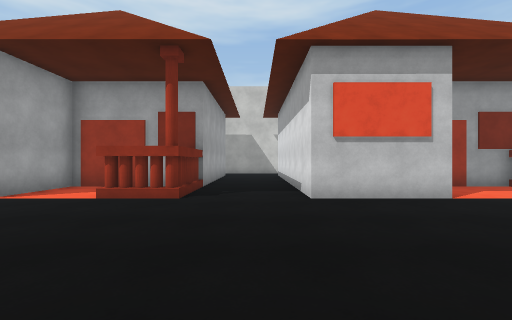
View 1 (above)

24 first-person views from a walk through a scene from a Unity 3-D project. The camera is 1.3 m above the floor, looks level and sees 90° across. The floor is counted in squares, 1.65 m on a side. Each view is taken from the middle of a square. On the plan, view 1 faces up. The plan holds only what a view shows up to about 10 squares ahead; the rest is blank. The place goes on beyond the plan. The player is left out. Surface patterns are stand-ins for the level's own textures.

View 2
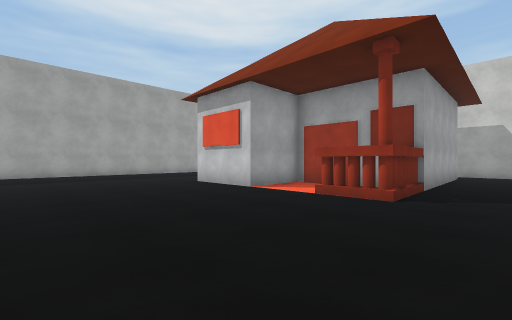

View 3
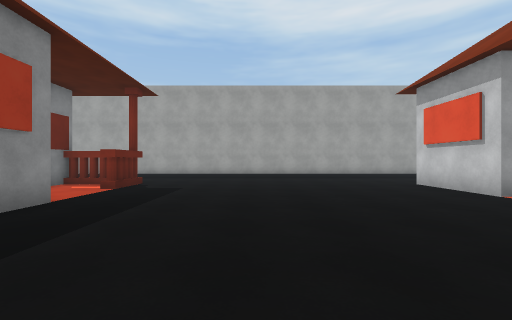

View 4
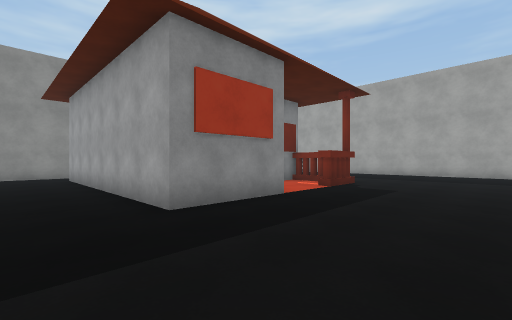

View 5
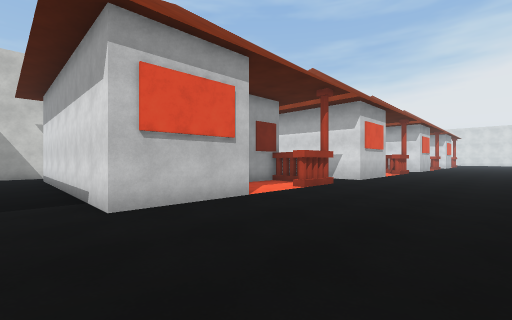

View 6
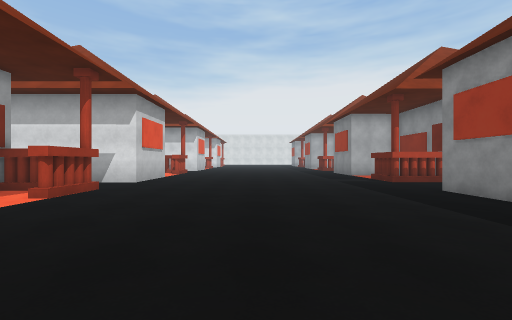

View 7
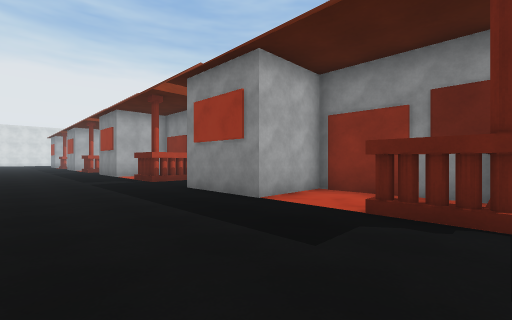

View 8
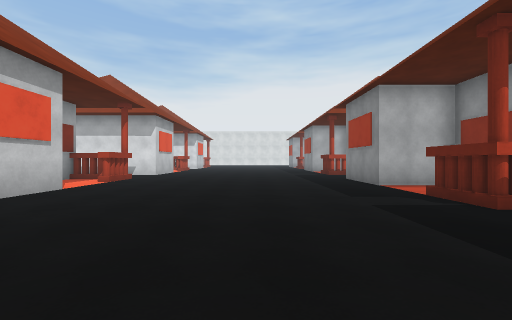

View 9
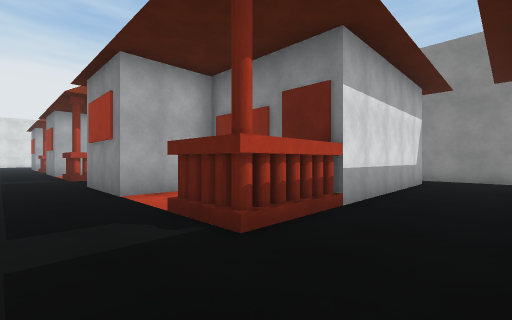

View 10
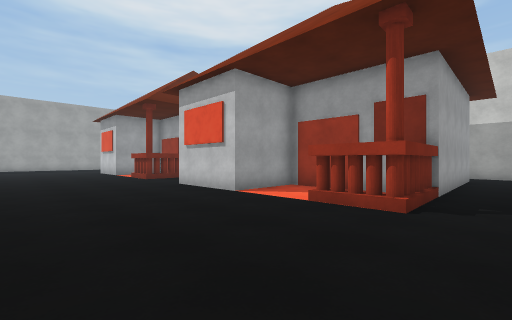

View 11
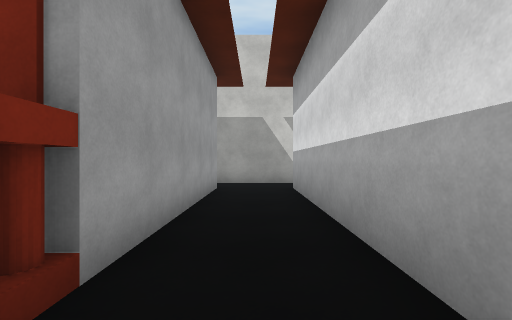

View 12
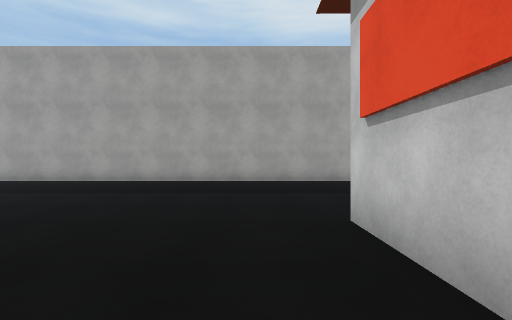

View 13
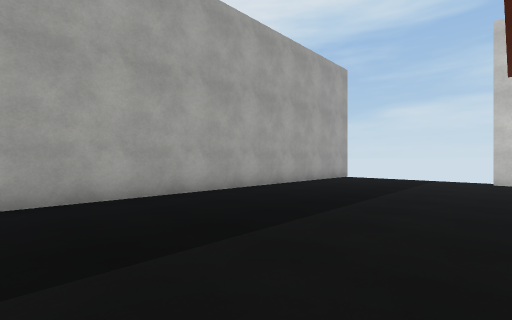

View 14
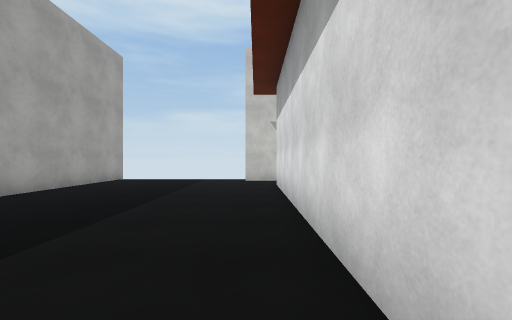

View 15
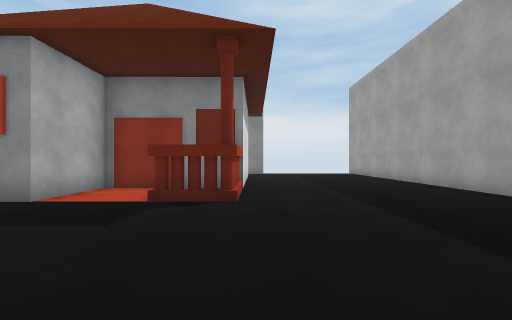

View 16
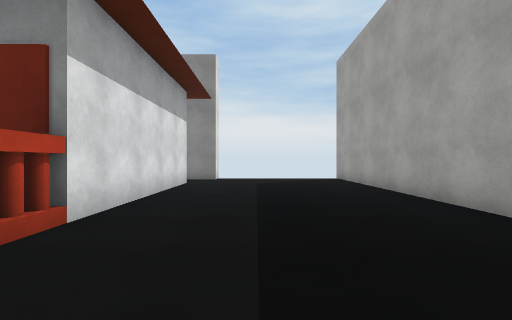

View 17
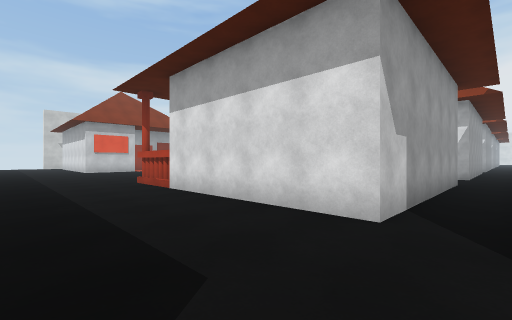

View 18
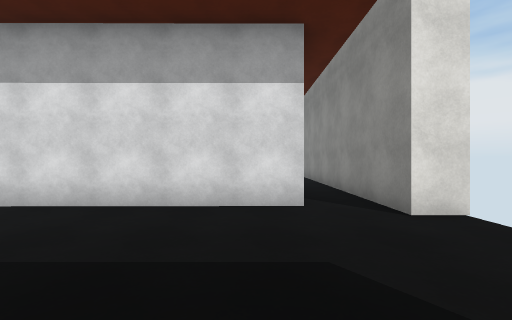

View 19
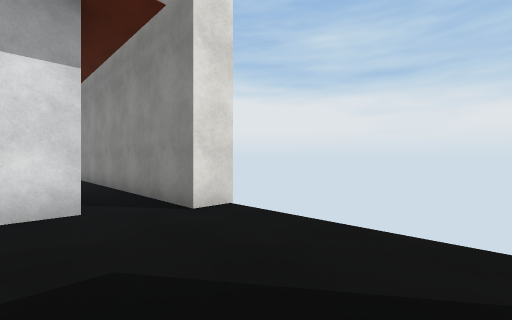

View 20
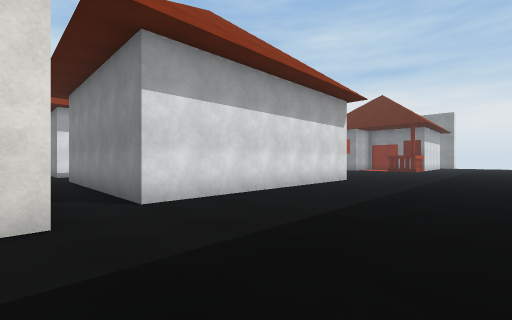

View 21
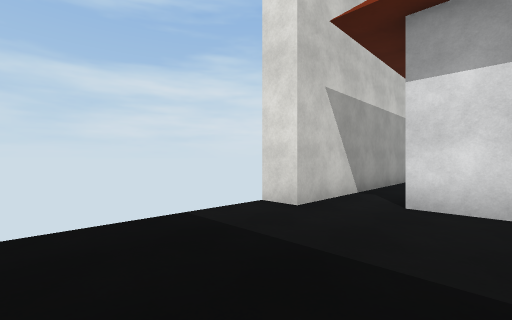

View 22
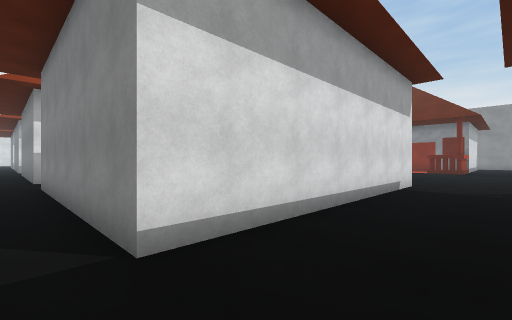

View 23
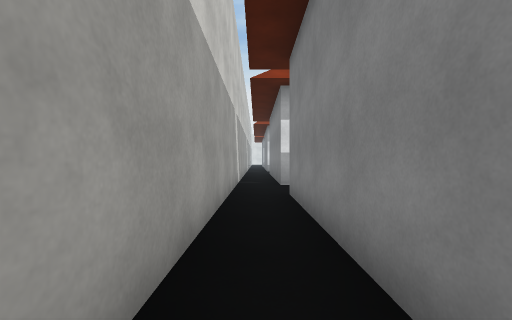

View 24
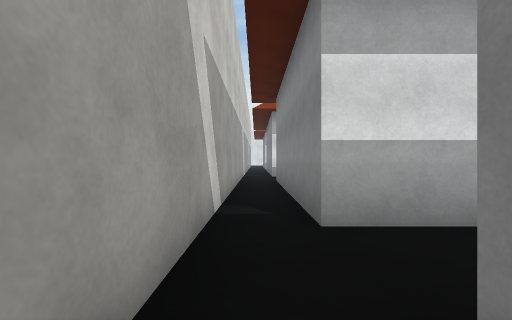

### Floor plan
Points are (right, up) in squares from view 1. A wall is a line through its corners. A room is listed if a view was taken in it or the views show most of it. See-through windows are left out.
Room 1 (views 1, 2, 3, 4, 5, 6, 7, 8, 9, 10, 12, 13, 14, 15, 16, 17, 18, 19, 20, 21, 22)
walls: (1, -3.8) (2.6, -3.8); (0.9, -3.9) (1.4, -3.8); (1, -3.9) (1.6, -3.9) (2.1, -3.8); (1, -4) (2.4, -3.8); (-1.6, 5.2) (-3.4, 5.2); (-1.6, 5.3) (-2.8, 5.4); (-2.3, 5.3) (-2.7, 5.2) (-3.2, 5.4); (-2, 5.4) (-2.9, 5.3); (-1.7, 6.2) (-1.6, 5.4) (-2.1, 5.2); (1.2, -6.1) (4.7, -6.1) (4.7, -3.8) (7.7, -3.8); (-1.5, 7.1) (-1.6, 6.6); (-1.6, 7.5) (-1.7, 6.4); (-2.6, 7.6) (-5.5, 7.6) (-5.5, 5.2) (-8.4, 5.2); (-8, -4) (-7.5, -3.7); (-8.7, -3.9) (-7.4, -4); (-8.8, -3.8) (-7, -3.8) (-7, -4.2); (-8.3, -4.7) (-8.2, -6.2); (-8.3, -4.9) (-8.2, -5.4); (-8.3, -4.9) (-8.2, -6); (-8.3, -4.9) (-8.3, -5.6) (-8.2, -6); (-8.3, 5.5) (-8.3, 13.2) (-1.6, 13.2); (-8.5, -6) (-8.7, -4) (-7, -3.8); (-8.6, -6) (-8.5, -5); (-8.7, -6) (-8.5, -5.5); (-8.7, -6.2) (-4.8, -6.2) (-4.8, -3.8) (-1.9, -3.8) (-1.9, -11.8) (-8.6, -11.8) (-8.6, -4); (7.5, 5.3) (7, 5.2) (6.6, 5.3); (7.9, 5.2) (6.2, 5.4); (7.9, 5.2) (6.2, 5.2) (6.2, 5.6); (7.9, 5.4) (7.4, 5.2); (7.9, 5.4) (6.2, 5.2); (7.5, 6.4) (7.5, 7.6); (7.5, 6.7) (7.7, 7.2); (7.5, 6.7) (7.6, 7.5); (7.6, 6.7) (7.5, 7.4); (7.7, 6.6) (7.5, 7.4); (10.1, -3.9) (11.3, -4) (11.6, -3.9); (8, 7.6) (4, 7.6) (4, 5.2) (1.1, 5.2) (1.1, 13.2); (10.2, -3.8) (11.8, -3.8); (10, -4.4) (10.2, -3.9); (10.3, -4.5) (10.1, -4) (10.6, -3.8); (10.2, -5.4) (10.1, -4) (11.5, -3.8); (10.8, -4.1) (11.5, -3.8); (-1.6, 12.5) (-1.6, 5.4) (-2.1, 5.1); (10.1, -6) (10.3, -5.6) (10, -5.2) (10.2, -3.9); (0.6, 14.6) (0, 14.6); (-3, 14.6) (-9.4, 14.6) (-9.4, 15.5); (13, 5.2) (10, 5.2); (8, -13.2) (10.4, -13.2); (14, -5.6) (13.9, -3.8) (16.5, -3.7); (10.1, -11.8) (10, -4); (-9.4, -14.1) (-9.4, -13.2) (0, -13.2); (16, 5.2) (15, 5.2); (-14.4, 15) (-14.4, -13)
ways out: opening at (1, 14) to room 2; opening at (9, 5) to room 2
Room 2 (views 11, 23, 24)
walls: (10, 5.2) (10, 13.2) (16.5, 13.2); (16.3, 14.6) (2.5, 14.6); (1.1, 13.2) (7.9, 13.2) (7.9, 5.4)
ways out: opening at (1, 14) to room 1; opening at (9, 5) to room 1

Positions as (right, up) in squares from view 1, and headings:
1: (0, 0), facing up
2: (0, 0), facing up-left
3: (0, 0), facing left
4: (0, 0), facing down-left
5: (0, 1), facing up-right
6: (1, 1), facing right
7: (1, 0), facing down-right
8: (6, 0), facing right
9: (8, -2), facing down-right
10: (9, 1), facing up-left
11: (9, 6), facing up
12: (-5, 4), facing left
13: (-9, 4), facing up-left
14: (-9, 5), facing up
15: (-9, 1), facing down
16: (-11, -3), facing down
17: (-12, -13), facing up-right
18: (-13, -11), facing right
19: (-13, -11), facing down-right
20: (-13, 15), facing down-right
21: (-13, 12), facing up-right
22: (-1, 14), facing down-right
23: (2, 14), facing right
24: (7, 14), facing right
